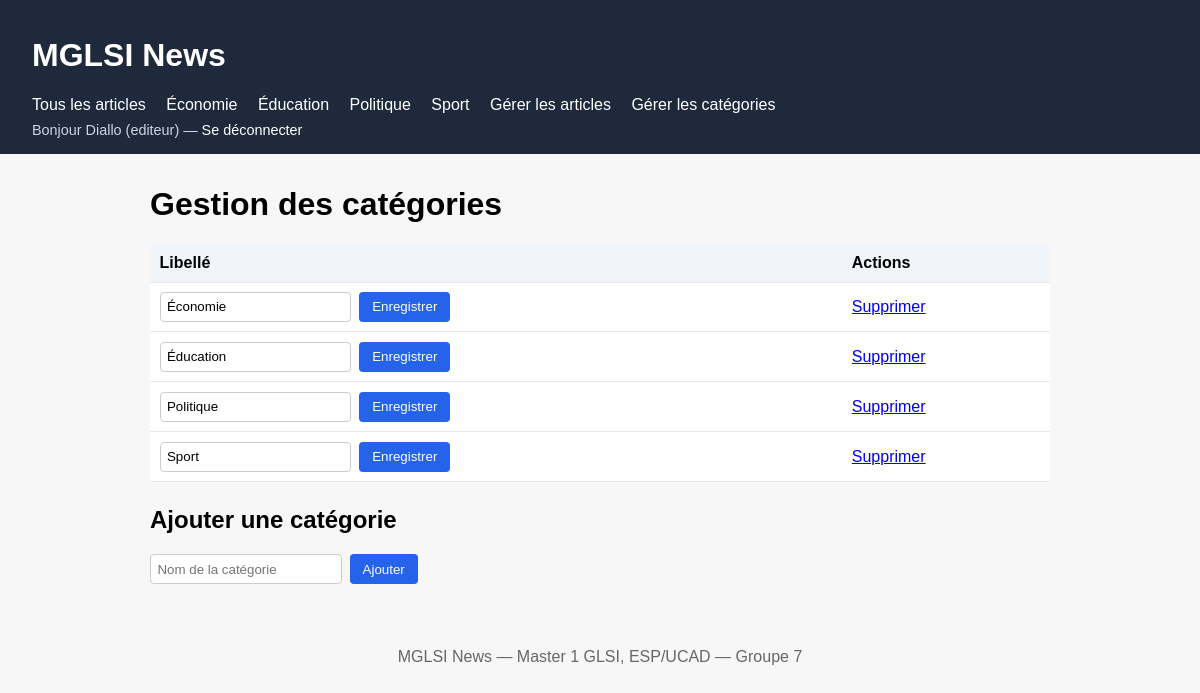
/index.php?action=admin_categories (signed in), run on the app's committed database.
### tables this page shows
CREATE TABLE Categorie (
  id INT PRIMARY KEY AUTO_INCREMENT,
  libelle VARCHAR(100) NOT NULL
);

### app/controllers/AdminController.php (called while the page is built, shortened)
<?php
class AdminController {
    private Categorie $categorieModel;
    public function __construct(PDO $db) {
        $this->categorieModel = new Categorie($db);
    }
    public function categories(): void {
        $categories = $this->categorieModel->findAll();
        require __DIR__ . '/../views/layouts/header.php';
        require __DIR__ . '/../views/admin/categories.php';
        require __DIR__ . '/../views/layouts/footer.php';
    }
}

### app/models/Categorie.php (called while the page is built, shortened)
<?php
class Categorie {
    private PDO $db;
    public function __construct(PDO $db) { $this->db = $db; }
    public function findAll(): array {
        return $this->db->query("SELECT * FROM Categorie ORDER BY libelle")->fetchAll();
    }
}

### app/views/admin/categories.php (the view, shortened to what this page needs)
<h1>Gestion des catégories</h1>
<table class="table-admin">
    <thead>
        <tr><th>Libellé</th><th>Actions</th></tr>
    </thead>
    <tbody>
        <?php foreach ($categories as $cat): ?>
        <tr>
            <td>
                <form method="post" action="index.php?action=admin_categorie_save" class="formulaire-inline">
                    <input type="text" name="libelle" value="<?= htmlspecialchars($cat['libelle']) ?>" required>
                    <button type="submit">Enregistrer</button>
                </form>
            </td>
            <td>
                <a href="index.php?action=admin_categorie_delete&id=<?= $cat['id'] ?>"
                   onclick="return confirm('Supprimer cette catégorie ? Les articles liés perdront leur catégorie.');">
                    Supprimer
                </a>
            </td>
        </tr>
        <?php endforeach; ?>
    </tbody>
</table>
<h2>Ajouter une catégorie</h2>
<form method="post" action="index.php?action=admin_categorie_save" class="formulaire-inline">
    <input type="text" name="libelle" placeholder="Nom de la catégorie" required>
    <button type="submit">Ajouter</button>
</form>

### app/views/layouts/header.php (shortened to what this page needs)
<!DOCTYPE html>
<html lang="fr">
<head>
    <link rel="stylesheet" href="css/style.css">
</head>
<body>
<header>
    <h1><a href="index.php?action=accueil">MGLSI News</a></h1>
    <nav>
        <a href="index.php?action=accueil">Tous les articles</a>
        <?php foreach ($categories as $cat): ?>
            <a href="index.php?action=accueil&categorie=<?= $cat['id'] ?>">
                <?= htmlspecialchars($cat['libelle']) ?>
            </a>
        <?php endforeach; ?>
        <?php $role = $_SESSION['utilisateur']['role'] ?? null; ?>
        <?php if ($role === 'editeur' || $role === 'administrateur'): ?>
            <a href="index.php?action=admin_articles">Gérer les articles</a>
            <a href="index.php?action=admin_categories">Gérer les catégories</a>
        <?php endif; ?>
    </nav>
    <div class="compte">
        <?php if (!empty($_SESSION['utilisateur'])): ?>
            Bonjour <?= htmlspecialchars($_SESSION['utilisateur']['nom']) ?>
            (<?= htmlspecialchars($_SESSION['utilisateur']['role']) ?>)
            — <a href="index.php?action=logout">Se déconnecter</a>
        <?php else: ?>
            <a href="index.php?action=login">Se connecter</a>
        <?php endif; ?>
    </div>
</header>
<main>

### public/css/style.css (style rules this page uses)
body { font-family: Arial, sans-serif; margin: 0; background: #f7f7f7; }
header { background: #1e293b; color: white; padding: 1rem 2rem; }
header a { color: white; text-decoration: none; margin-right: 1rem; }
main { max-width: 900px; margin: 2rem auto; padding: 0 1rem; }
.compte { color: #cbd5e1; font-size: .9rem; margin-top: .5rem; }
.compte a { color: white; }
.formulaire-inline { display: flex; gap: .5rem; }
.formulaire-inline input { padding: .4rem; border: 1px solid #ccc; border-radius: 4px; }
.formulaire-inline button { padding: .4rem .8rem; background: #2563eb; color: white; border: none; border-radius: 4px; cursor: pointer; }
.table-admin { width: 100%; border-collapse: collapse; background: white; margin-bottom: 1.5rem; }
.table-admin th, .table-admin td { padding: .6rem; border-bottom: 1px solid #e5e7eb; text-align: left; }
.table-admin th { background: #f1f5f9; }

### data on the page
categorie: libelle "Économie"
categorie: libelle "Éducation"
categorie: libelle "Politique"
categorie: libelle "Sport"

### other printed values
$_SESSION['utilisateur']['nom'] "Diallo"
$_SESSION['utilisateur']['role'] "editeur"
